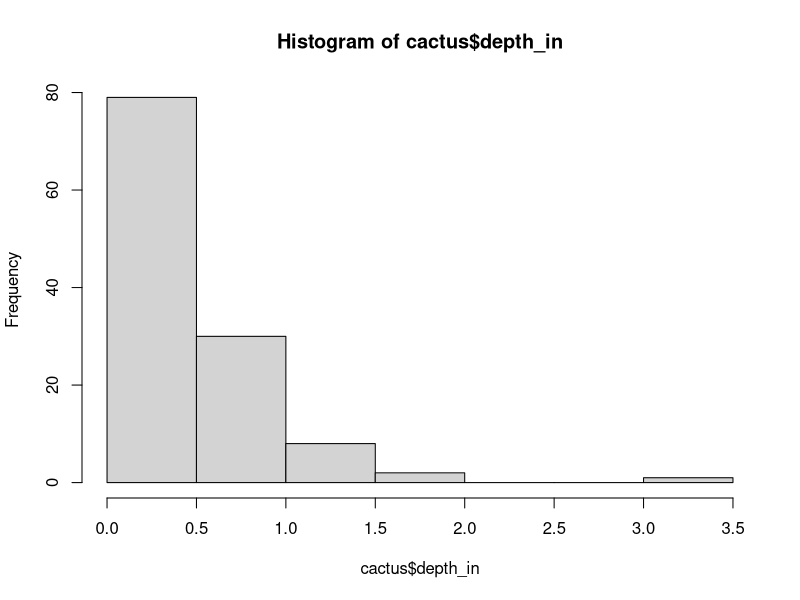

Write the R code that produced this figure.
## ---- chunk 1
knitr::opts_chunk$set(echo = FALSE)
## ---- chunk 2
counts <- c(63, 69, 60, 65, NA, 68, 61, 70, 61, 59, 64, 69, 63, 63, 72, 65, 64, 70, 63, 65)
## ---- chunk 3
mean(counts)
## ---- chunk 4
mean(counts, na.rm = TRUE)
## ---- chunk 5
counts[counts < 66]
## ---- chunk 6
pet_names <- c("Mystery", "Hazel", "Spud", "Pancho")
pet_names
## ---- chunk 7
pet_names[3]
## ---- chunk 8
pet_names[pet_names == "Spud"]
## ---- chunk 9
cactus <- read.csv("../data_raw/CactusData.csv")
## ---- chunk 10
head(cactus)
## ---- chunk 11
mean(cactus$length_in, na.rm = TRUE)
## ---- chunk 12
round(mean(cactus$length_in, na.rm = TRUE), digits = 1)
## ---- chunk 13
hist(cactus$depth_in)
## ---- chunk 14
cactus[cactus$spines == "N", 9]
## ---- chunk 15
ficus <- cactus[cactus$species == "Opuntia ficus-indica", ]
head(ficus, 10)
engel <- cactus[cactus$species == "Opuntia engelmannii", ]
head(engel, 10)
## ---- chunk 16
mean_ficus <- mean(ficus$width_in, na.rm = TRUE)
mean_ficus
mean_engel <- mean(engel$width_in, na.rm = TRUE)
mean_engel
## ---- chunk 17
sd_ficus <- sd(ficus$width_in, na.rm = TRUE)
sd_ficus
sd_engel <- sd(engel$width_in, na.rm = TRUE)
sd_engel
